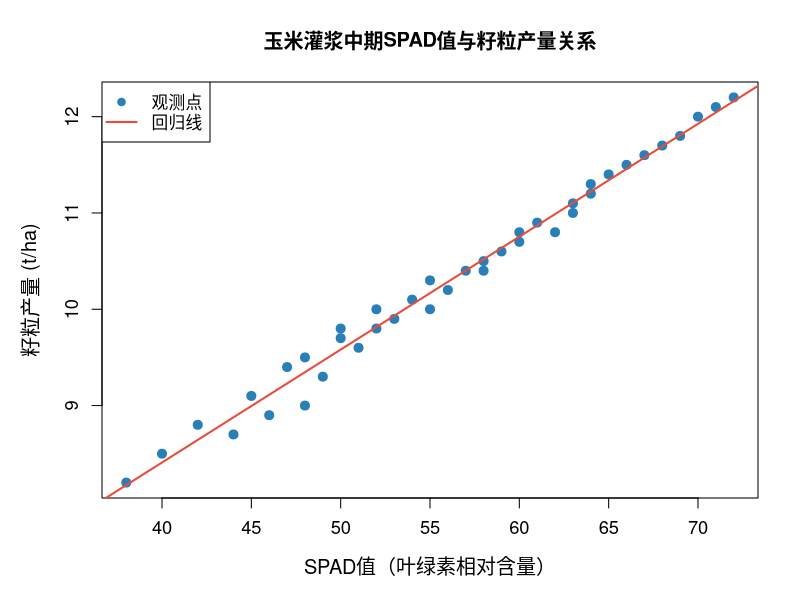

The R script that drew this image:
# 测验题五：散点图展示SPAD与产量关系
# 功能：用散点图展示SPAD与产量的关系，添加一元线性回归线，并保存为PDF

# 创建输出目录
output_dir <- "t5"
if (!dir.exists(output_dir)) {
  dir.create(output_dir)
}

# 数据准备
spad_values <- c(38, 40, 42, 45, 47, 50, 52, 55, 48, 46, 44, 49, 51, 53, 56, 54, 50, 48, 52, 55, 
                 57, 59, 60, 58, 61, 63, 60, 58, 62, 64, 65, 63, 66, 68, 67, 64, 69, 70, 72, 71)

yield <- c(8.2, 8.5, 8.8, 9.1, 9.4, 9.7, 10.0, 10.3, 9.0, 8.9, 8.7, 9.3, 9.6, 9.9, 10.2, 10.1, 9.8, 
           9.5, 9.8, 10.0, 10.4, 10.6, 10.8, 10.5, 10.9, 11.1, 10.7, 10.4, 10.8, 11.2, 11.4, 11.0, 
           11.5, 11.7, 11.6, 11.3, 11.8, 12.0, 12.2, 12.1)

# 线性回归分析
lm_model <- lm(yield ~ spad_values)
regression_line <- predict(lm_model)

# 生成散点图（添加中文字体支持）
pdf(file = file.path(output_dir, "SPAD与产量关系散点图.pdf"), width = 8, height = 8, family = "GB1")

# 设置图形参数
par(mar = c(5, 5, 4, 2) + 0.1)

# 创建散点图
plot(spad_values, yield, 
     pch = 19,  # 实心圆点
     col = "#2980B9",  # 自定义颜色
     xlab = "SPAD值（叶绿素相对含量）",
     ylab = "籽粒产量 (t/ha)",
     main = "玉米灌浆中期SPAD值与籽粒产量关系",
     cex = 1.2,
     cex.axis = 1.1,
     cex.lab = 1.2)

# 添加回归线
abline(lm_model, col = "#E74C3C", lwd = 2)

# 添加图例
legend("topleft", 
       legend = c("观测点", "回归线"),
       pch = c(19, NA),
       lty = c(NA, 1),
       col = c("#2980B9", "#E74C3C"),
       lwd = c(NA, 2))

dev.off()

# 输出回归统计信息
cat("线性回归结果：\n")
cat("回归方程：产量 =", round(coef(lm_model)[1], 3), "+", round(coef(lm_model)[2], 3), "× SPAD\n")
cat("R² =", round(summary(lm_model)$r.squared, 3), "\n")
cat("散点图已保存至", file.path(output_dir, "SPAD与产量关系散点图.pdf"), "\n")